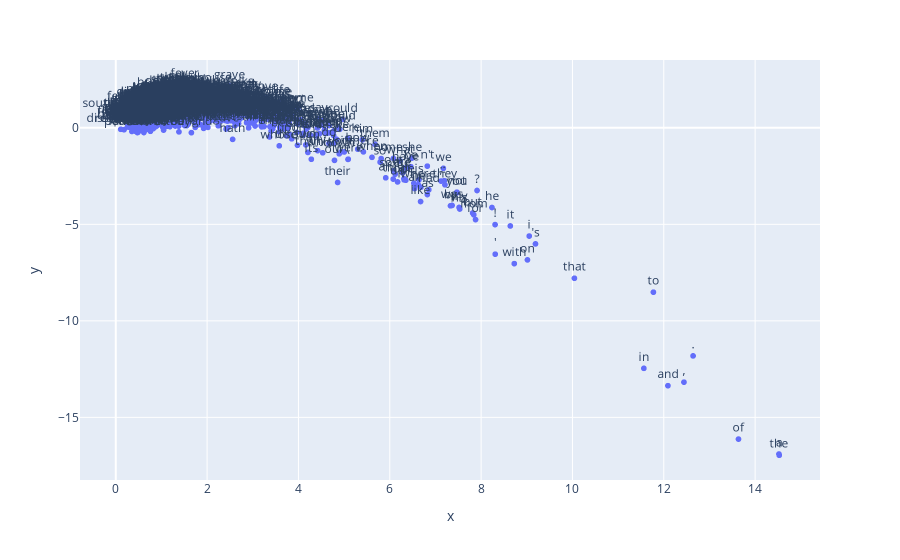

Notebook source saved alongside this figure:
### Markdown cell above
#### **Excercise 6**: Word embeddings (**1 points**)
1. Extract 8-dimensional word embeddings from your PPMI matrix
  - using the truncated SVD matrix decomposition
2. Plot them in 2D with word labels

### Code cell
svd = TruncatedSVD(n_components=10)

Z = svd.fit_transform(ppmiDF.values)

fig = px.scatter(x=Z[:,0], y=Z[:,1], text=ppmiDF.columns, size_max=60)
fig.update_traces(textposition='top center')
fig.show()

### Figure 1 — Plotly figure (JSON) as saved in the notebook; plotly's stock layout.template omitted (floating-point values rounded to 4 significant figures; data arrays with more than 128 entries replaced by an {"elided": "..."} marker saying what was removed)
{"data": [{"hovertemplate": "x=%{x}<br>y=%{y}<br>text=%{text}<extra></extra>", "legendgroup": "", "marker": {"color": "#636efa", "symbol": "circle"}, "mode": "markers+text", "name": "", "showlegend": false, "text": {"elided": "3102 str values"}, "x": {"elided": "3102 float values"}, "xaxis": "x", "y": {"elided": "3102 float values"}, "yaxis": "y", "type": "scattergl", "textposition": "top center"}], "layout": {"xaxis": {"anchor": "y", "domain": [0.0, 1.0], "title": {"text": "x"}}, "yaxis": {"anchor": "x", "domain": [0.0, 1.0], "title": {"text": "y"}}, "legend": {"tracegroupgap": 0}, "margin": {"t": 60}}}
